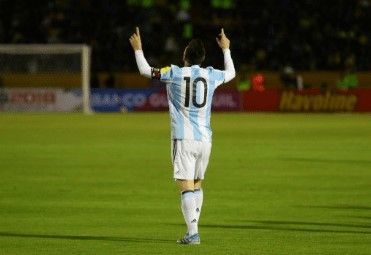
#> input picture src/Images and Videos/target.jpg, 371 x 255 px
$ python '02 - Masking.py'
#> lines starting #> are read from the running program, lines starting #| are printed output that depends on the picture; after the words box and inside, x2 and y2 are one past the last pixel; in counts of white or black regions, pixels touching at a corner belong together
'''
output : Perform masking operation part 2
Reference : https://www.pyimagesearch.com/2021/01/19/image-masking-with-opencv/
'''

# Import package
import cv2
import numpy as np
import matplotlib.pyplot as plt

"""
Example 01 : Rectangular masking
"""

# load the original input image and display it to our screen
image = cv2.imread('../Images and Videos/target.jpg')
#> image is the input picture: shape (255, 371, 3); mean B, G, R 28.4, 86.9, 78.7
cv2.imshow("Original", image)
cv2.waitKey(0)

# Use matplotlib to get the co-ordinates of ROI
img1 = cv2.cvtColor(image, cv2.COLOR_BGR2RGB)
plt.imshow(img1)
plt.show()

# A mask is the same size as our image, but has only two pixel
# values, 0 and 255 -- pixels with a value of 0 (background) are
# ignored in the original image while mask pixels with a value of
# 255 (foreground) are allowed to be kept

# We then construct a NumPy array, filled with zeros, with the same width and height as our original image
mask = np.zeros(image.shape[:2], dtype="uint8")
cv2.rectangle(mask, (130, 23), (240, 250), 255, -1)
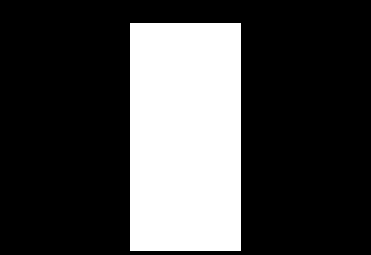
#> mask: shape (255, 371); 26.8% white; 1 white region, box (x1, y1, x2, y2) and area: (130, 23, 241, 251) 25308
cv2.imwrite('Figure_5.png',mask)
cv2.imshow("Rectangular Mask", mask)

# apply our mask -- notice how only the person in the image is
# cropped out
masked = cv2.bitwise_and(image, image, mask=mask)
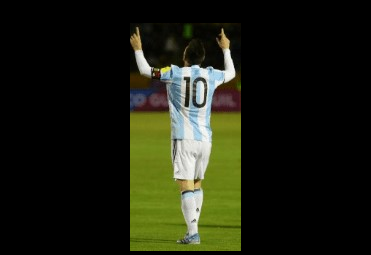
#> masked: shape (255, 371, 3); mean B, G, R 16.8, 30.6, 28.1
cv2.imwrite('Figure_6.png',masked)
cv2.imshow("Mask Applied to Image", masked)

cv2.waitKey(0)

"""
Example 02 : Circular masking
"""

# Read 2nd image
image2 = cv2.imread('../Images and Videos/earth.jpg')
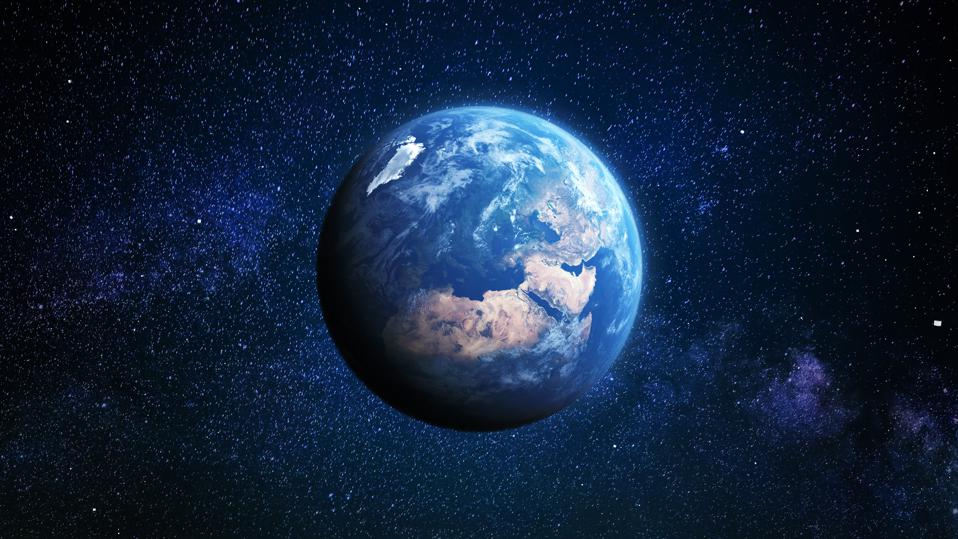
#> input picture src/Images and Videos/earth.jpg, 958 x 539 px
#> image2 is the input picture: shape (539, 958, 3); mean B, G, R 59.9, 36.4, 20.1

img1 = cv2.cvtColor(image2, cv2.COLOR_BGR2RGB)
#> img1: shape (539, 958, 3)
plt.imshow(img1)
plt.show()

# now, let's make a circular mask with a radius of 100 pixels and
# apply the mask again
mask = np.zeros(image2.shape[:2], dtype="uint8")
cv2.circle(mask, (479, 270), 160, 255, -1)
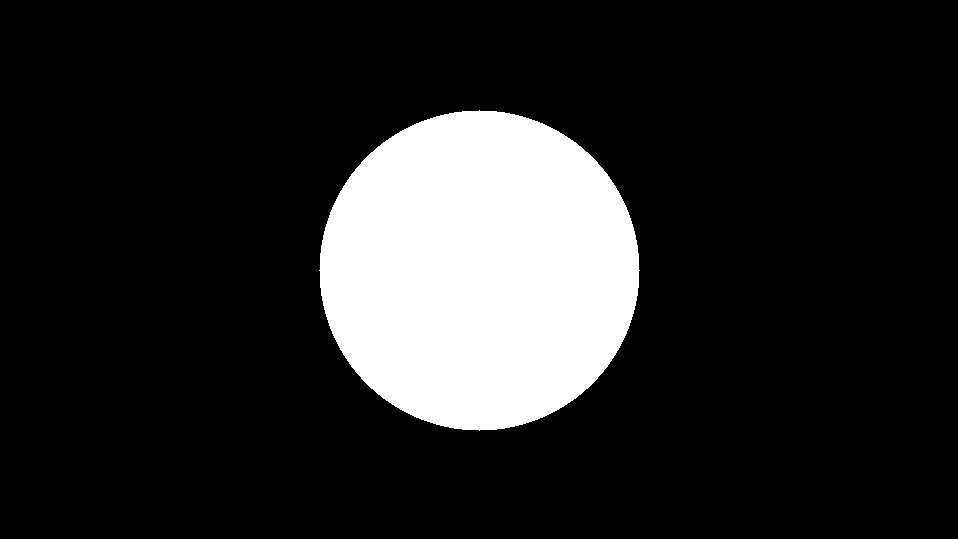
#> mask: shape (539, 958); 15.6% white; 1 white region, box (x1, y1, x2, y2) and area: (319, 110, 640, 431) 80381

masked = cv2.bitwise_and(image2, image2, mask=mask)
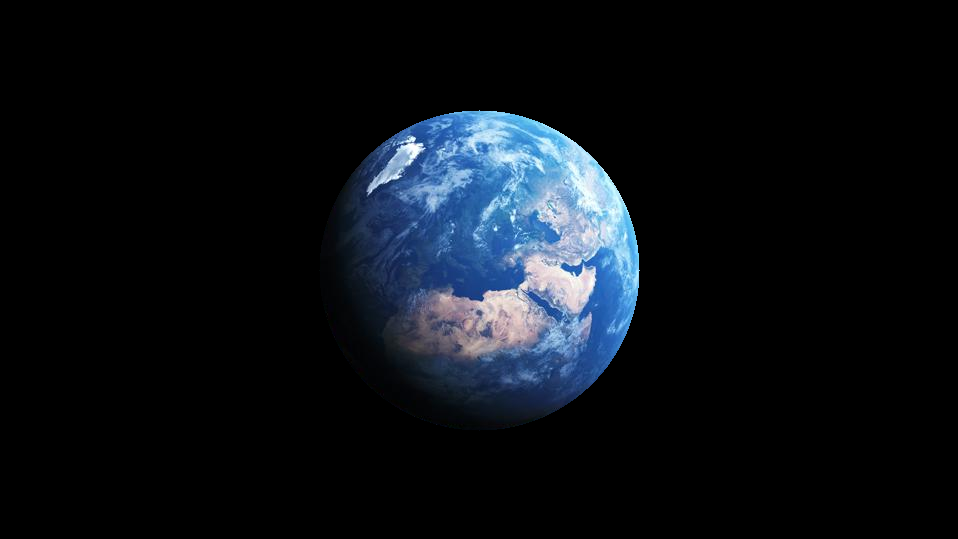
#> masked: shape (539, 958, 3); mean B, G, R 22, 16.4, 11.9

# show the output images
cv2.imshow("Circular Mask", mask)
cv2.imshow("Mask Applied to Image", masked)
cv2.waitKey(0)
cv2.destroyAllWindows()
